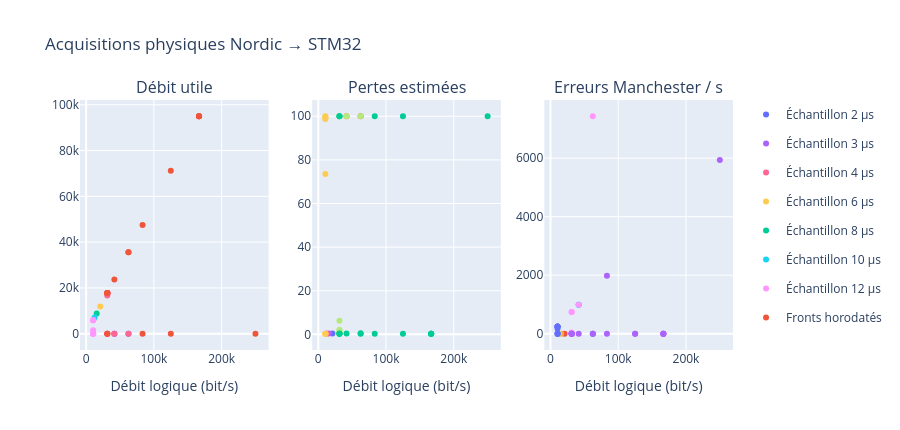

The cell this chart's notebook holds for it:
### Code cell
if rows:
    fig = make_subplots(rows=1, cols=3, subplot_titles=['Débit utile', 'Pertes estimées', 'Erreurs Manchester / s'])
    for mode, sample in sorted({(r.get('rx_mode', 0), 0 if r.get('rx_mode', 0) else r['sample_us']) for r in rows}):
        group = sorted([r for r in rows if r.get('rx_mode', 0) == mode and (mode == 1 or r['sample_us'] == sample)], key=lambda r: r['bitrate_bps'])
        for col, key in enumerate(['goodput_bps', 'loss_estimate_pct', 'manchester_errors_s'], 1):
            fig.add_trace(go.Scatter(x=[r['bitrate_bps'] for r in group], y=[r[key] for r in group], mode='markers', name=('Fronts horodatés' if mode else f'Échantillon {sample} µs'), legendgroup=str((mode, sample)), showlegend=col == 1, text=[r.get('label', '') for r in group]), row=1, col=col)
    fig.update_xaxes(title_text='Débit logique (bit/s)')
    fig.update_layout(height=430, title='Acquisitions physiques Nordic → STM32')
    fig.show()
    # fig.write_html(root / 'comparison.html', include_plotlyjs=True)
else:
    print('Aucune mesure : connecter les cartes puis lancer collect.py.')

### Figure 1 — Plotly figure (JSON) as saved in the notebook; plotly's stock layout.template omitted (floating-point values rounded to 4 significant figures)
{"data": [{"legendgroup": "(0, 2)", "mode": "markers", "name": "Échantillon 2 µs", "showlegend": true, "text": ["hfxo_sweep_8_2"], "type": "scatter", "x": [62500], "xaxis": "x", "y": [0], "yaxis": "y"}, {"legendgroup": "(0, 2)", "mode": "markers", "name": "Échantillon 2 µs", "showlegend": false, "text": ["hfxo_sweep_8_2"], "type": "scatter", "x": [62500], "xaxis": "x2", "y": [100], "yaxis": "y2"}, {"legendgroup": "(0, 2)", "mode": "markers", "name": "Échantillon 2 µs", "showlegend": false, "text": ["hfxo_sweep_8_2"], "type": "scatter", "x": [62500], "xaxis": "x3", "y": [0], "yaxis": "y3"}, {"legendgroup": "(0, 3)", "mode": "markers", "name": "Échantillon 3 µs", "showlegend": true, "text": ["hfxo_sweep_12_3", "speed_center_12_3"], "type": "scatter", "x": [41666, 41666], "xaxis": "x", "y": [0, 0], "yaxis": "y"}, {"legendgroup": "(0, 3)", "mode": "markers", "name": "Échantillon 3 µs", "showlegend": false, "text": ["hfxo_sweep_12_3", "speed_center_12_3"], "type": "scatter", "x": [41666, 41666], "xaxis": "x2", "y": [100, 100], "yaxis": "y2"}, {"legendgroup": "(0, 3)", "mode": "markers", "name": "Échantillon 3 µs", "showlegend": false, "text": ["hfxo_sweep_12_3", "speed_center_12_3"], "type": "scatter", "x": [41666, 41666], "xaxis": "x3", "y": [989, 988.6], "yaxis": "y3"}, {"legendgroup": "(0, 4)", "mode": "markers", "name": "Échantillon 4 µs", "showlegend": true, "text": ["hfxo_sweep_16_4", "fast_gpio_16_4", "fast_both_16_4", "fast_both_16_4", "center_vote_16_4", "center_vote_16_4", "speed_center_16_4", "edge_16_4", "edge_16_4", "speed_center_12_4", "speed_center_8_4"], "type": "scatter", "x": [31250, 31250, 31250, 31250, 31250, 31250, 31250, 31250, 31250, 41666, 62500], "xaxis": "x", "y": [0, 0, 17472, 17520, 17753, 17676, 16729, 17799, 17799, 0, 0], "yaxis": "y"}, {"legendgroup": "(0, 4)", "mode": "markers", "name": "Échantillon 4 µs", "showlegend": false, "text": ["hfxo_sweep_16_4", "fast_gpio_16_4", "fast_both_16_4", "fast_both_16_4", "center_vote_16_4", "center_vote_16_4", "speed_center_16_4", "edge_16_4", "edge_16_4", "speed_center_12_4", "speed_center_8_4"], "type": "scatter", "x": [31250, 31250, 31250, 31250, 31250, 31250, 31250, 31250, 31250, 41666, 62500], "xaxis": "x2", "y": [100, 100, 2.151, 1.882, 0.5779, 1.008, 6.29, 0.3225, 0.3225, 100, 100], "yaxis": "y2"}, {"legendgroup": "(0, 4)", "mode": "markers", "name": "Échantillon 4 µs", "showlegend": false, "text": ["hfxo_sweep_16_4", "fast_gpio_16_4", "fast_both_16_4", "fast_both_16_4", "center_vote_16_4", "center_vote_16_4", "speed_center_16_4", "edge_16_4", "edge_16_4", "speed_center_12_4", "speed_center_8_4"], "type": "scatter", "x": [31250, 31250, 31250, 31250, 31250, 31250, 31250, 31250, 31250, 41666, 62500], "xaxis": "x3", "y": [742, 741.6, 13.8, 11.8, 2.1, 5.199, 44.59, 0.2, 0.09999, 989, 7432], "yaxis": "y3"}, {"legendgroup": "(0, 6)", "mode": "markers", "name": "Échantillon 6 µs", "showlegend": true, "text": ["hfxo_sweep_24_6"], "type": "scatter", "x": [20833], "xaxis": "x", "y": [11860], "yaxis": "y"}, {"legendgroup": "(0, 6)", "mode": "markers", "name": "Échantillon 6 µs", "showlegend": false, "text": ["hfxo_sweep_24_6"], "type": "scatter", "x": [20833], "xaxis": "x2", "y": [0.3629], "yaxis": "y2"}, {"legendgroup": "(0, 6)", "mode": "markers", "name": "Échantillon 6 µs", "showlegend": false, "text": ["hfxo_sweep_24_6"], "type": "scatter", "x": [20833], "xaxis": "x3", "y": [0.2], "yaxis": "y3"}, {"legendgroup": "(0, 8)", "mode": "markers", "name": "Échantillon 8 µs", "showlegend": true, "text": ["hfxo_sweep_32_8"], "type": "scatter", "x": [15625], "xaxis": "x", "y": [8894], "yaxis": "y"}, {"legendgroup": "(0, 8)", "mode": "markers", "name": "Échantillon 8 µs", "showlegend": false, "text": ["hfxo_sweep_32_8"], "type": "scatter", "x": [15625], "xaxis": "x2", "y": [0.3763], "yaxis": "y2"}, {"legendgroup": "(0, 8)", "mode": "markers", "name": "Échantillon 8 µs", "showlegend": false, "text": ["hfxo_sweep_32_8"], "type": "scatter", "x": [15625], "xaxis": "x3", "y": [0.2], "yaxis": "y3"}, {"legendgroup": "(0, 10)", "mode": "markers", "name": "Échantillon 10 µs", "showlegend": true, "text": ["hfxo_sweep_40_10"], "type": "scatter", "x": [12500], "xaxis": "x", "y": [7112], "yaxis": "y"}, {"legendgroup": "(0, 10)", "mode": "markers", "name": "Échantillon 10 µs", "showlegend": false, "text": ["hfxo_sweep_40_10"], "type": "scatter", "x": [12500], "xaxis": "x2", "y": [0.4032], "yaxis": "y2"}, {"legendgroup": "(0, 10)", "mode": "markers", "name": "Échantillon 10 µs", "showlegend": false, "text": ["hfxo_sweep_40_10"], "type": "scatter", "x": [12500], "xaxis": "x3", "y": [0.2], "yaxis": "y3"}, {"legendgroup": "(0, 12)", "mode": "markers", "name": "Échantillon 12 µs", "showlegend": true, "text": ["initial_firmware", "corrected_timer_48_12", "corrected_timer_48_12", "corrected_timer_48_12", "diagnose_clock", "hfxo_48_12", "hfxo_48_12", "hfxo_48_12"], "type": "scatter", "x": [10416, 10416, 10416, 10416, 10416, 10416, 10416, 10416], "xaxis": "x", "y": [1574, 47, 76, 4, 0, 5934, 5934, 5934], "yaxis": "y"}, {"legendgroup": "(0, 12)", "mode": "markers", "name": "Échantillon 12 µs", "showlegend": false, "text": ["initial_firmware", "corrected_timer_48_12", "corrected_timer_48_12", "corrected_timer_48_12", "diagnose_clock", "hfxo_48_12", "hfxo_48_12", "hfxo_48_12"], "type": "scatter", "x": [10416, 10416, 10416, 10416, 10416, 10416, 10416, 10416], "xaxis": "x2", "y": [73.54, 99.19, 98.71, 99.92, 100, 0.2823, 0.2823, 0.2823], "yaxis": "y2"}, {"legendgroup": "(0, 12)", "mode": "markers", "name": "Échantillon 12 µs", "showlegend": false, "text": ["initial_firmware", "corrected_timer_48_12", "corrected_timer_48_12", "corrected_timer_48_12", "diagnose_clock", "hfxo_48_12", "hfxo_48_12", "hfxo_48_12"], "type": "scatter", "x": [10416, 10416, 10416, 10416, 10416, 10416, 10416, 10416], "xaxis": "x3", "y": [180.8, 244.3, 243.1, 246.0, 245.4, 0, 0, 0], "yaxis": "y3"}, {"legendgroup": "(1, 0)", "mode": "markers", "name": "Fronts horodatés", "showlegend": true, "text": ["gpio_irq_16", "gpio_irq_16", "dma_irq_16", "dma_irq_16", "dma_corrected_irq_16", "dma_corrected_irq_12", "dma_corrected_irq_8", "zli_dma_8", "dma_corrected_irq_6", "zli_dma_6", "dma_corrected_irq_4", "zli_dma_4", "zli_dma_3", "final_validation_3us", "final_validation_3us", "final_validation_3us", "zli_dma_2"], "type": "scatter", "x": [31250, 31250, 31250, 31250, 31250, 41666, 62500, 62500, 83333, 83333, 125000, 125000, 166666, 166666, 166666, 166666, 250000], "xaxis": "x", "y": [17794, 17796, 0, 0, 17803, 23716, 35544, 35601, 0, 47467, 0, 71208, 94939, 94968, 94972, 94971, 0], "yaxis": "y"}, {"legendgroup": "(1, 0)", "mode": "markers", "name": "Fronts horodatés", "showlegend": false, "text": ["gpio_irq_16", "gpio_irq_16", "dma_irq_16", "dma_irq_16", "dma_corrected_irq_16", "dma_corrected_irq_12", "dma_corrected_irq_8", "zli_dma_8", "dma_corrected_irq_6", "zli_dma_6", "dma_corrected_irq_4", "zli_dma_4", "zli_dma_3", "final_validation_3us", "final_validation_3us", "final_validation_3us", "zli_dma_2"], "type": "scatter", "x": [31250, 31250, 31250, 31250, 31250, 41666, 62500, 62500, 83333, 83333, 125000, 125000, 166666, 166666, 166666, 166666, 250000], "xaxis": "x2", "y": [0.3494, 0.336, 100, 100, 0.2957, 0.3831, 0.4704, 0.3091, 100, 0.3125, 100, 0.3024, 0.3125, 0.2831, 0.2789, 0.2797, 100], "yaxis": "y2"}, {"legendgroup": "(1, 0)", "mode": "markers", "name": "Fronts horodatés", "showlegend": false, "text": ["gpio_irq_16", "gpio_irq_16", "dma_irq_16", "dma_irq_16", "dma_corrected_irq_16", "dma_corrected_irq_12", "dma_corrected_irq_8", "zli_dma_8", "dma_corrected_irq_6", "zli_dma_6", "dma_corrected_irq_4", "zli_dma_4", "zli_dma_3", "final_validation_3us", "final_validation_3us", "final_validation_3us", "zli_dma_2"], "type": "scatter", "x": [31250, 31250, 31250, 31250, 31250, 41666, 62500, 62500, 83333, 83333, 125000, 125000, 166666, 166666, 166666, 166666, 250000], "xaxis": "x3", "y": [0.3, 0.2, 0, 0, 0.2, 1.4, 2.6, 0, 1978.0, 0, 0.8, 0, 0, 0, 0, 0, 5934.0], "yaxis": "y3"}], "layout": {"annotations": [{"font": {"size": 16}, "showarrow": false, "text": "Débit utile", "x": 0.1444, "xanchor": "center", "xref": "paper", "y": 1, "yanchor": "bottom", "yref": "paper"}, {"font": {"size": 16}, "showarrow": false, "text": "Pertes estimées", "x": 0.5, "xanchor": "center", "xref": "paper", "y": 1, "yanchor": "bottom", "yref": "paper"}, {"font": {"size": 16}, "showarrow": false, "text": "Erreurs Manchester / s", "x": 0.8556, "xanchor": "center", "xref": "paper", "y": 1, "yanchor": "bottom", "yref": "paper"}], "height": 430, "title": {"text": "Acquisitions physiques Nordic → STM32"}, "xaxis": {"anchor": "y", "domain": [0, 0.2889], "title": {"text": "Débit logique (bit/s)"}}, "xaxis2": {"anchor": "y2", "domain": [0.3556, 0.6444], "title": {"text": "Débit logique (bit/s)"}}, "xaxis3": {"anchor": "y3", "domain": [0.7111, 1], "title": {"text": "Débit logique (bit/s)"}}, "yaxis": {"anchor": "x", "domain": [0, 1]}, "yaxis2": {"anchor": "x2", "domain": [0, 1]}, "yaxis3": {"anchor": "x3", "domain": [0, 1]}}}
